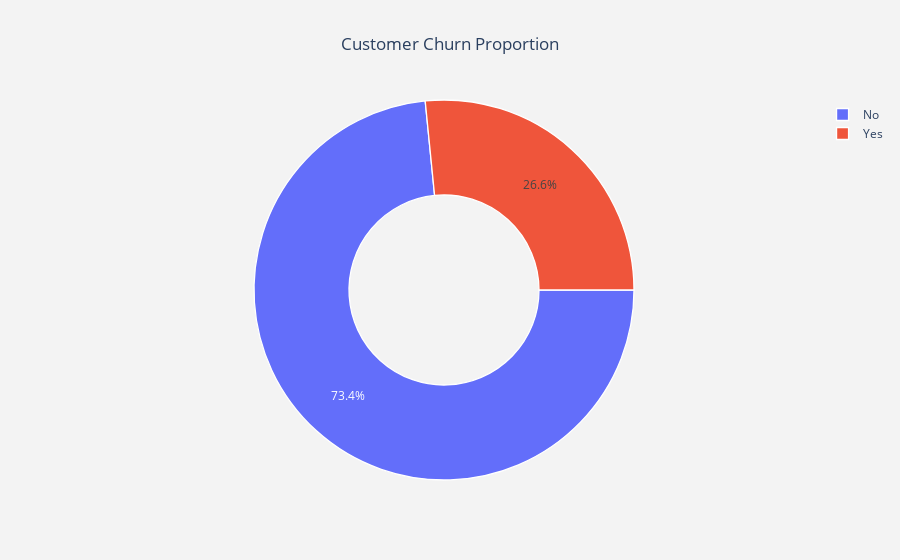

Source (notebook cell):
### Code cell
# Preparing Labels and Values
lab = df["Churn"].value_counts().keys().tolist()
val = df["Churn"].value_counts().values.tolist()

trace = go.Pie(
    labels=lab,
    values=val,
    marker=dict(
        colors=['#636EFA', '#EF553B'],
        line=dict(color="white", width=1.3)
    ),
    rotation=90,
    hoverinfo="label+value+text",
    hole=0.5
)

layout = go.Layout(
    dict(
        title=dict(
            text="Customer Churn Proportion",
            x=0.5,
            xanchor='center'
        ),
        plot_bgcolor="rgb(243,243,243)",
        paper_bgcolor="rgb(243,243,243)",
    )
)

data = [trace]
fig = go.Figure(data=data, layout=layout)

image_path = "outputs/churn_proportion.png"
fig.write_image(image_path)

#run.upload_file(name=image_path, path_or_stream=image_path)

py.iplot(fig)

### Figure 1 — Plotly figure (JSON) as saved in the notebook; plotly's stock layout.template omitted (floating-point values rounded to 4 significant figures)
{"data": [{"hole": 0.5, "hoverinfo": "label+value+text", "labels": ["No", "Yes"], "marker": {"colors": ["#636EFA", "#EF553B"], "line": {"color": "white", "width": 1.3}}, "rotation": 90, "type": "pie", "values": [5163, 1869]}], "layout": {"paper_bgcolor": "rgb(243,243,243)", "plot_bgcolor": "rgb(243,243,243)", "title": {"text": "Customer Churn Proportion", "x": 0.5, "xanchor": "center"}}}
